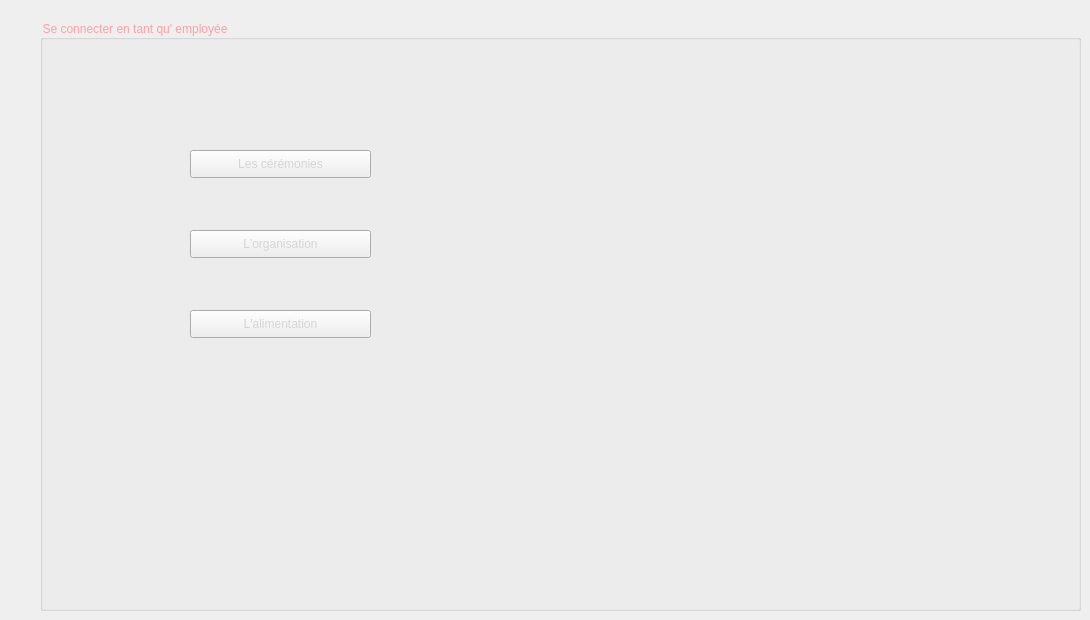
    <widget class="QWidget" name="page_4">
     <widget class="QGroupBox" name="groupBox_2">
      <property name="geometry">
       <rect>
        <x>40</x>
        <y>20</y>
        <width>1041</width>
        <height>591</height>
       </rect>
      </property>
      <property name="styleSheet">
       <string notr="true">background-image: url(:/ressource/mariage.jpg);
color: rgb(255, 160, 165);
font: 12pt &quot;Snap ITC&quot;;</string>
      </property>
      <property name="title">
       <string>Se connecter en tant qu' employée</string>
      </property>
      <widget class="QPushButton" name="CerEmpl">
       <property name="geometry">
        <rect>
         <x>150</x>
         <y>130</y>
         <width>181</width>
         <height>28</height>
        </rect>
       </property>
       <property name="styleSheet">
        <string notr="true">font: 9pt &quot;Snap ITC&quot;;
color: rgb(213, 213, 213);</string>
       </property>
       <property name="text">
        <string>Les cérémonies</string>
       </property>
      </widget>
      <widget class="QPushButton" name="OrgEmpl">
       <property name="geometry">
        <rect>
         <x>150</x>
         <y>210</y>
         <width>181</width>
         <height>28</height>
        </rect>
       </property>
       <property name="styleSheet">
        <string notr="true">font: 9pt &quot;Snap ITC&quot;;
color: rgb(213, 213, 213);</string>
       </property>
       <property name="text">
        <string>L'organisation</string>
       </property>
      </widget>
      <widget class="QPushButton" name="AlimEmpl">
       <property name="geometry">
        <rect>
         <x>150</x>
         <y>290</y>
         <width>181</width>
         <height>28</height>
        </rect>
       </property>
       <property name="styleSheet">
        <string notr="true">font: 9pt &quot;Snap ITC&quot;;
color: rgb(213, 213, 213);</string>
       </property>
       <property name="text">
        <string>L'alimentation</string>
       </property>
      </widget>
     </widget>
    </widget>
